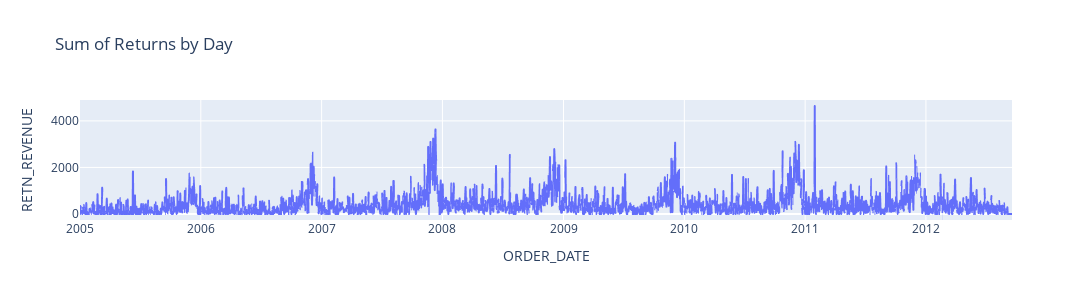

The cell this chart's notebook holds for it:
### Code cell
### returns
fig = px.line(df_bydate, x='ORDER_DATE', y='RETN_REVENUE',title="Sum of Returns by Day", width=1200, height=300)
fig.show()

### Figure 1 — Plotly figure (JSON) as saved in the notebook; plotly's stock layout.template omitted (floating-point values rounded to 4 significant figures; data arrays with more than 128 entries replaced by an {"elided": "..."} marker saying what was removed)
{"data": [{"hovertemplate": "ORDER_DATE=%{x}<br>RETN_REVENUE=%{y}<extra></extra>", "legendgroup": "", "line": {"color": "#636efa", "dash": "solid"}, "mode": "lines", "name": "", "showlegend": false, "type": "scattergl", "x": {"elided": "2815 str values"}, "xaxis": "x", "y": {"elided": "2815 float values"}, "yaxis": "y"}], "layout": {"height": 300, "legend": {"tracegroupgap": 0}, "title": {"text": "Sum of Returns by Day"}, "width": 1200, "xaxis": {"anchor": "y", "domain": [0, 1], "title": {"text": "ORDER_DATE"}}, "yaxis": {"anchor": "x", "domain": [0, 1], "title": {"text": "RETN_REVENUE"}}}}
